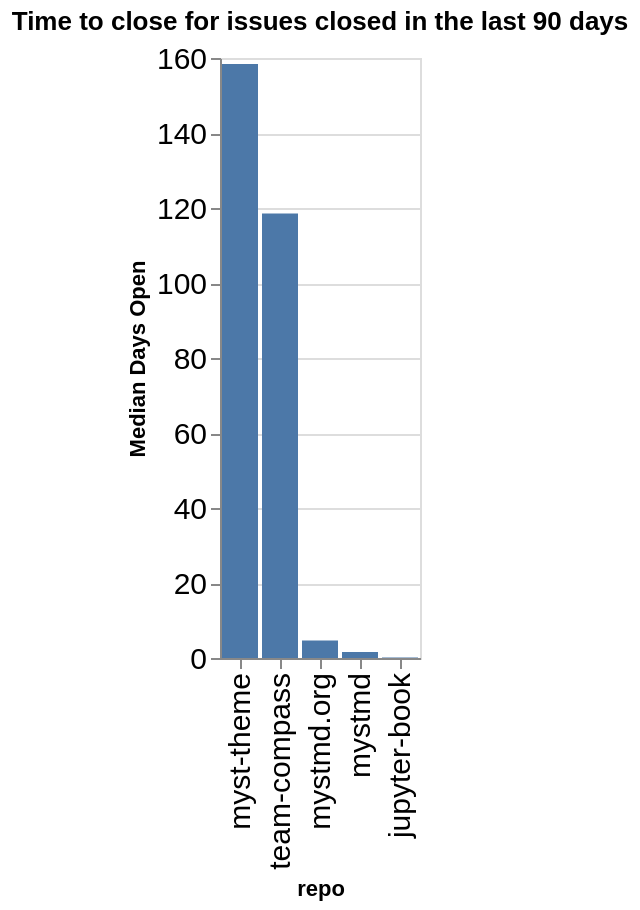

The notebook cell this image was saved under:
### Code cell
time_open = closed.groupby(['org', 'repo']).agg({'time_open': 'median'}).reset_index()
time_open['time_open'] = time_open['time_open'] / (60 * 60 * 24)
time_open['org/repo'] = time_open.apply(lambda a: a['org'] + '/' + a['repo'], axis=1)
sorted_vals = time_open.sort_values(['org', 'time_open'], ascending=False)['repo'].values
alt.Chart(data=time_open, title=f"Time to close for issues closed in the last {n_days} days").mark_bar().encode(
    x=alt.X('repo', sort=alt.Sort(sorted_vals.tolist())),
    y=alt.Y('time_open', title="Median Days Open"),
)

### Figure 1 — Vega-Lite specification as saved in the notebook (floating-point values rounded to 4 significant figures)
{"config": {"axisLeft": {"labelFontSize": 15}, "axisBottom": {"labelFontSize": 15}}, "data": {"name": "data-a3957c91c008e5edfd21ed9b65c083be"}, "mark": {"type": "bar"}, "encoding": {"x": {"field": "repo", "sort": ["myst-theme", "team-compass", "mystmd.org", "mystmd", "jupyter-book"], "type": "nominal"}, "y": {"field": "time_open", "title": "Median Days Open", "type": "quantitative"}}, "title": "Time to close for issues closed in the last 90 days", "$schema": "https://vega.github.io/schema/vega-lite/v5.20.1.json", "datasets": {"data-a3957c91c008e5edfd21ed9b65c083be": [{"org": "jupyter-book", "repo": "jupyter-book", "time_open": 0.1602, "org/repo": "jupyter-book/jupyter-book"}, {"org": "jupyter-book", "repo": "myst-theme", "time_open": 158.4, "org/repo": "jupyter-book/myst-theme"}, {"org": "jupyter-book", "repo": "mystmd", "time_open": 1.591, "org/repo": "jupyter-book/mystmd"}, {"org": "jupyter-book", "repo": "mystmd.org", "time_open": 4.676, "org/repo": "jupyter-book/mystmd.org"}, {"org": "jupyter-book", "repo": "team-compass", "time_open": 118.5, "org/repo": "jupyter-book/team-compass"}]}}
